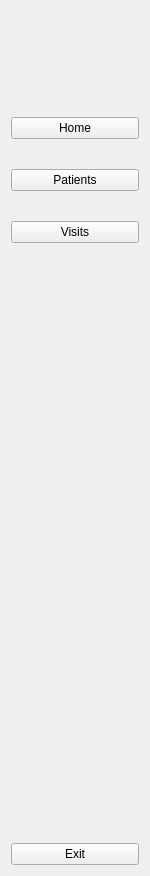
        <widget class="QWidget" name="side_widget_2" native="true">
         <property name="enabled">
          <bool>true</bool>
         </property>
         <property name="maximumSize">
          <size>
           <width>150</width>
           <height>16777215</height>
          </size>
         </property>
         <layout class="QGridLayout" name="gridLayout_4">
          <item row="2" column="0">
           <spacer name="verticalSpacer">
            <property name="orientation">
             <enum>Qt::Vertical</enum>
            </property>
            <property name="sizeHint" stdset="0">
             <size>
              <width>20</width>
              <height>594</height>
             </size>
            </property>
           </spacer>
          </item>
          <item row="0" column="0">
           <layout class="QHBoxLayout" name="horizontalLayout_4">
            <item>
             <spacer name="horizontalSpacer_7">
              <property name="orientation">
               <enum>Qt::Horizontal</enum>
              </property>
              <property name="sizeHint" stdset="0">
               <size>
                <width>28</width>
                <height>20</height>
               </size>
              </property>
             </spacer>
            </item>
            <item>
             <widget class="QLabel" name="logo_2">
              <property name="minimumSize">
               <size>
                <width>50</width>
                <height>50</height>
               </size>
              </property>
              <property name="maximumSize">
               <size>
                <width>50</width>
                <height>50</height>
               </size>
              </property>
              <property name="text">
               <string/>
              </property>
              <property name="pixmap">
               <pixmap resource="resource.qrc">:/icon/icons/MyPatientFirstLogo_Symbol.JPG</pixmap>
              </property>
              <property name="scaledContents">
               <bool>true</bool>
              </property>
             </widget>
            </item>
            <item>
             <spacer name="horizontalSpacer_8">
              <property name="orientation">
               <enum>Qt::Horizontal</enum>
              </property>
              <property name="sizeHint" stdset="0">
               <size>
                <width>28</width>
                <height>20</height>
               </size>
              </property>
             </spacer>
            </item>
           </layout>
          </item>
          <item row="3" column="0">
           <widget class="QPushButton" name="exit_btn_2">
            <property name="text">
             <string>Exit</string>
            </property>
            <property name="icon">
             <iconset resource="resource.qrc">
              <normaloff>:/icon/icons/exit.svg</normaloff>:/icon/icons/exit.svg</iconset>
            </property>
            <property name="iconSize">
             <size>
              <width>30</width>
              <height>30</height>
             </size>
            </property>
            <property name="checkable">
             <bool>true</bool>
            </property>
            <property name="autoExclusive">
             <bool>true</bool>
            </property>
           </widget>
          </item>
          <item row="1" column="0">
           <layout class="QVBoxLayout" name="verticalLayout_5">
            <property name="spacing">
             <number>30</number>
            </property>
            <property name="topMargin">
             <number>50</number>
            </property>
            <property name="bottomMargin">
             <number>0</number>
            </property>
            <item>
             <widget class="QPushButton" name="home_btn_2">
              <property name="minimumSize">
               <size>
                <width>0</width>
                <height>0</height>
               </size>
              </property>
              <property name="maximumSize">
               <size>
                <width>130</width>
                <height>100</height>
               </size>
              </property>
              <property name="text">
               <string>Home</string>
              </property>
              <property name="icon">
               <iconset resource="resource.qrc">
                <normaloff>:/icon/icons/home.svg</normaloff>:/icon/icons/home.svg</iconset>
              </property>
              <property name="iconSize">
               <size>
                <width>30</width>
                <height>30</height>
               </size>
              </property>
              <property name="checkable">
               <bool>true</bool>
              </property>
              <property name="autoExclusive">
               <bool>true</bool>
              </property>
             </widget>
            </item>
            <item>
             <widget class="QPushButton" name="patient_btn_2">
              <property name="maximumSize">
               <size>
                <width>200</width>
                <height>100</height>
               </size>
              </property>
              <property name="text">
               <string>Patients</string>
              </property>
              <property name="icon">
               <iconset resource="resource.qrc">
                <normaloff>:/icon/icons/patient.svg</normaloff>:/icon/icons/patient.svg</iconset>
              </property>
              <property name="iconSize">
               <size>
                <width>30</width>
                <height>30</height>
               </size>
              </property>
              <property name="checkable">
               <bool>true</bool>
              </property>
              <property name="autoExclusive">
               <bool>true</bool>
              </property>
             </widget>
            </item>
            <item>
             <widget class="QPushButton" name="visit_btn_2">
              <property name="minimumSize">
               <size>
                <width>0</width>
                <height>0</height>
               </size>
              </property>
              <property name="maximumSize">
               <size>
                <width>200</width>
                <height>100</height>
               </size>
              </property>
              <property name="text">
               <string>Visits</string>
              </property>
              <property name="icon">
               <iconset resource="resource.qrc">
                <normaloff>:/icon/icons/visit.svg</normaloff>:/icon/icons/visit.svg</iconset>
              </property>
              <property name="iconSize">
               <size>
                <width>30</width>
                <height>30</height>
               </size>
              </property>
              <property name="checkable">
               <bool>true</bool>
              </property>
              <property name="autoExclusive">
               <bool>true</bool>
              </property>
             </widget>
            </item>
           </layout>
          </item>
         </layout>
        </widget>
